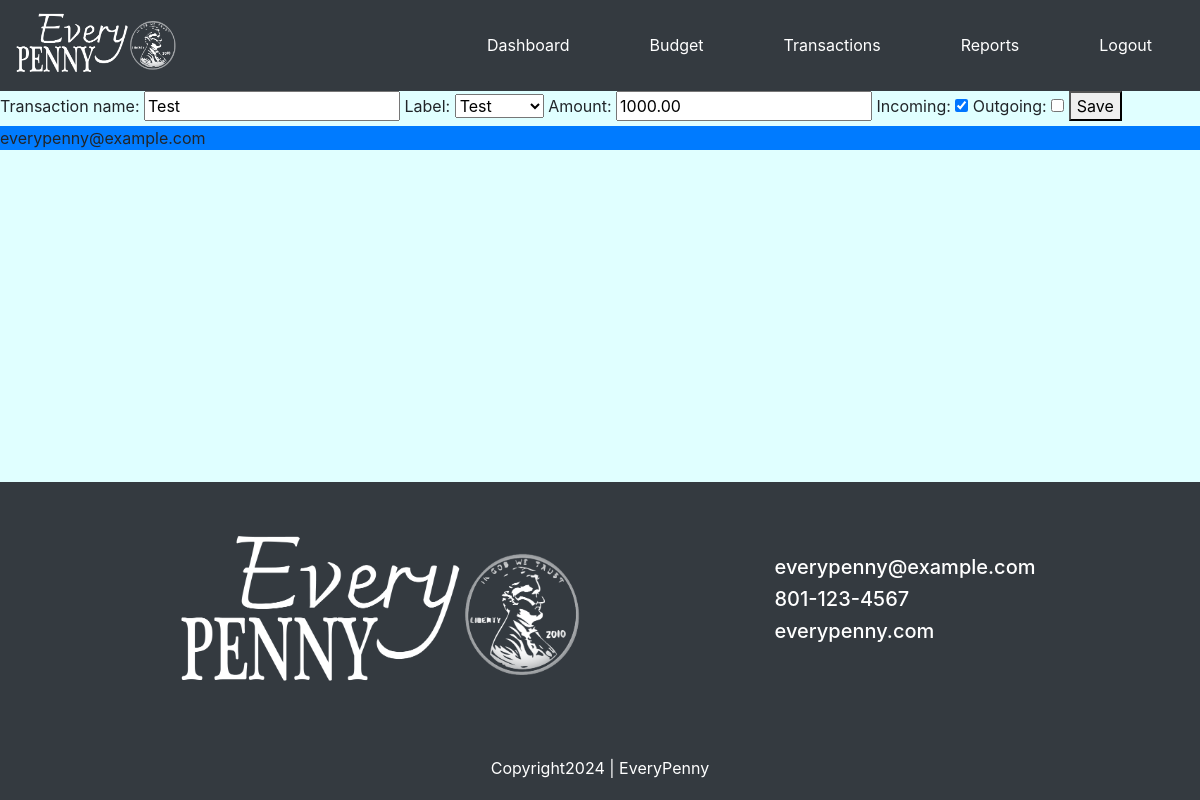
The app's page /budget/edit_transaction/2 (signed in) with its own data.
### budget/models.py (models this page shows, shortened)
class Transaction(models.Model):
    label = models.ForeignKey(BudgetLabel, on_delete=models.CASCADE)
    amount = models.DecimalField(max_digits=10, decimal_places=2)
    incoming = models.BooleanField(default=False)
    outgoing = models.BooleanField(default=False)
    transaction_name = models.CharField(max_length=100)

class BudgetLabel(models.Model):
    category = models.ForeignKey(BudgetCategory, on_delete=models.CASCADE)
    label = models.CharField(max_length=100)
    planned = models.DecimalField(max_digits=10, decimal_places=2)
    received = models.DecimalField(max_digits=10, decimal_places=2)
    due_date = models.DateField()
    notes = models.CharField(max_length=100, null=True, blank=True)
    def __str__(self):
        return self.label

### budget/views.py (the view)
# urls.py: path('edit_transaction/<int:id>', views.edit_transaction, name='edit_transaction'),
@login_required(login_url='login')
def edit_transaction(request, id):
    transaction = Transaction.objects.get(id=id)
    form = TransactionForm(request.POST or None, instance=transaction)
    if form.is_valid():
        f = form.save(commit=False)
        f.save()
        return redirect('budget:transactions')
    else:
        form = form
    return render(request, 'budget/form.html', {"form": form, 'transaction': transaction})

### budget/forms.py
class TransactionForm(forms.ModelForm):
    class Meta:
        model = Transaction
        fields = ['transaction_name', 'label','amount', 'incoming', 'outgoing']

### budget/templates/budget/form.html (shortened to what this page needs)
{% extends 'budget/base.html' %}
{% block body %}
<form method="POST" enctype="multipart/form-data">
    {{ form }}
    <button type="submit">Save</button>
</form>
{% endblock %}

### budget/static/budget/styles.css (style rules this page uses)
.background { background-color: lightcyan; }

### records on screen
Transaction: transaction_name "Test", amount "1000.00", incoming "☑"
BudgetLabel: label "Test"
